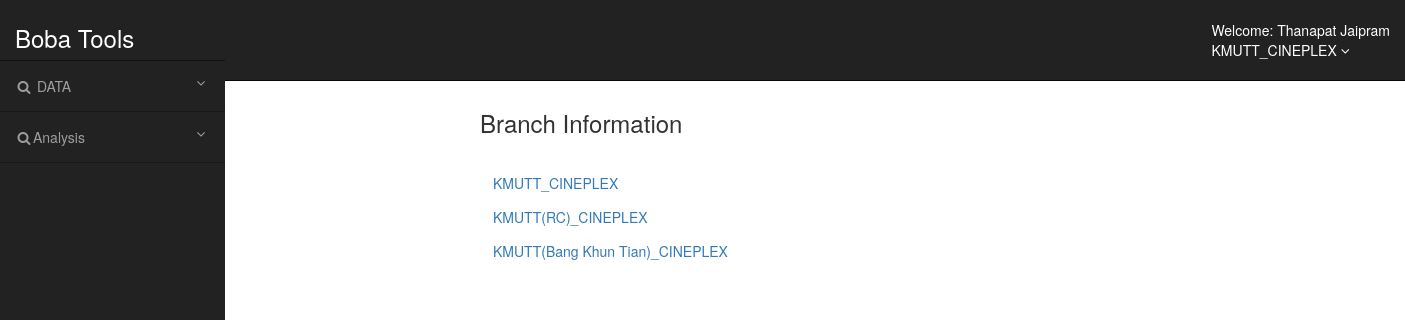
The page /infoBranchManager.php (signed in) on the database its author committed.
### tables this page shows
CREATE TABLE `branch` (
  `Branch_ID` varchar(32) NOT NULL,
  `Branch_Name` varchar(64) NOT NULL,
  `Branch_Address` varchar(200) NOT NULL,
  `Branch_Tel` varchar(13) NOT NULL,
  `Number_Theater` int(2) NOT NULL,
  `OC_Time` varchar(64) NOT NULL
);

### infoBranchManager.php (the view, shortened to what this page needs)
<?php
include('connection.php');
?>
<!DOCTYPE html>
<head>
    <link rel="stylesheet" href="https://maxcdn.bootstrapcdn.com/bootstrap/3.3.7/css/bootstrap.min.css">
    <link rel="stylesheet" href="crudstyle.css">
</head>
<body>
<?php require 'headerManager.php';?>
    <div class="container bg-white pt-2 pb-4 ">
        <div class="container" style="width:700px;">
            <h3 aligh="conter">Branch Information</h3>
            <br>
            <div class="table-responsive">
                <?php
                $bquery = "SELECT * FROM branch";
                $bresult = mysqli_query($conn, $bquery);
                while ($brow = mysqli_fetch_array($bresult)) {
                    ?>
                    <div>
                    <button type="button" class="btn btn-link" data-toggle="collapse" data-target="#<?php echo $brow["Branch_ID"] ?>"><?php echo $brow['Branch_Name']; ?></button>
                    </div>
                    <?php
                    } ?>
            </div>
        </div>
    </div>
</body>
</html>

### headermanager.php (shortened to what this page needs)
<?php
    $bID = $_SESSION['branch'];
    $bquery = "SELECT * FROM branch WHERE Branch_ID = $bID";
    $bresult = mysqli_query($conn,$bquery);
    $brow = mysqli_fetch_array($bresult);
    $bname = $brow['Branch_Name'];
?>
<div id="wrapper">
    <nav class="navbar navbar-inverse navbar-fixed-top" role="navigation">
        <div class="navbar-header">
            <a class="navbar-brand" href="#">
                <h3>Boba Tools</h3>
            </a>
        </div>
        <ul class="nav navbar-right top-nav">
            <li class="dropdown">
                <a href="#" class="dropdown-toggle" data-toggle="dropdown">Welcome: <?php echo $_SESSION['user'].'<br>'.$bname; ?> <b class="fa fa-angle-down"></b></a>
            </li>
        </ul>
        <div class="collapse navbar-collapse navbar-ex1-collapse">
            <ul class="nav navbar-nav side-nav">
                <li>
                    <a href="#" data-toggle="collapse" data-target="#submenu-1"><i class="fa fa-fw fa-search"></i>  DATA<i class="fa fa-fw fa-angle-down pull-right"></i></a>
                </li>
                <li>
                    <a href="#" data-toggle="collapse" data-target="#submenu-2"><i class="fa fa-fw fa-search"></i>Analysis<i class="fa fa-fw fa-angle-down pull-right"></i></a>
                </li>
            </ul>
        </div>
    </nav>
    <br><br>

### crudstyle.css (style rules this page uses)
@media (min-width:768px) { body { margin-top: 50px; } }
#wrapper { padding-left: 0; }
@media (min-width:768px) { #wrapper { padding-left: 225px; } }
.top-nav { padding: 0 15px; }
.top-nav>li { display: inline-block; float: left; }
.top-nav>li>a { padding-top: 20px; padding-bottom: 20px; line-height: 20px; color: #fff; }
@media (min-width:768px) { .side-nav { position: fixed; top: 60px; left: 225px; width: 225px; margin-left: -225px; border: none; border-radius: 0; border-top: 1px rgba(0,0,0,.5) solid; overflow-y: auto; background-color: #222; bottom: 0; overflow-x: hidden; padding-bottom: 40px; } }
@media (min-width:768px) { .side-nav>li>a { width: 225px; border-bottom: 1px rgba(0,0,0,.3) solid; } }
.navbar-brand { padding: 5px 15px; }

### rows shown on the page
branch: Branch_Name "KMUTT_CINEPLEX"
branch: Branch_Name "KMUTT(RC)_CINEPLEX"
branch: Branch_Name "KMUTT(Bang Khun Tian)_CINEPLEX"

### other values the page prints
$_SESSION['user'] "Thanapat Jaipram"
